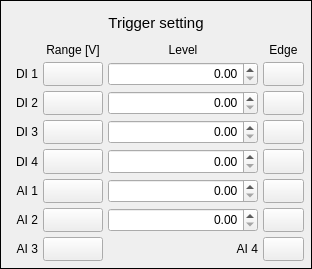
<?xml version="1.0" encoding="UTF-8"?>
<ui version="4.0">
 <class>SettingTriggerSetting</class>
 <widget class="QFrame" name="SettingTriggerSetting">
  <property name="geometry">
   <rect>
    <x>0</x>
    <y>0</y>
    <width>312</width>
    <height>269</height>
   </rect>
  </property>
  <property name="sizePolicy">
   <sizepolicy hsizetype="Preferred" vsizetype="Preferred">
    <horstretch>0</horstretch>
    <verstretch>30</verstretch>
   </sizepolicy>
  </property>
  <property name="windowTitle">
   <string>Form</string>
  </property>
  <property name="frameShape">
   <enum>QFrame::Box</enum>
  </property>
  <layout class="QGridLayout" name="gridLayout">
   <property name="leftMargin">
    <number>7</number>
   </property>
   <property name="topMargin">
    <number>7</number>
   </property>
   <property name="rightMargin">
    <number>7</number>
   </property>
   <property name="bottomMargin">
    <number>7</number>
   </property>
   <property name="spacing">
    <number>5</number>
   </property>
   <item row="7" column="1">
    <widget class="QPushButton" name="pushButtonRangeAI2">
     <property name="sizePolicy">
      <sizepolicy hsizetype="Preferred" vsizetype="Preferred">
       <horstretch>0</horstretch>
       <verstretch>0</verstretch>
      </sizepolicy>
     </property>
     <property name="text">
      <string/>
     </property>
    </widget>
   </item>
   <item row="0" column="0" colspan="4">
    <widget class="QLabel" name="labelTitleTriggerSetting">
     <property name="sizePolicy">
      <sizepolicy hsizetype="Preferred" vsizetype="Fixed">
       <horstretch>0</horstretch>
       <verstretch>0</verstretch>
      </sizepolicy>
     </property>
     <property name="minimumSize">
      <size>
       <width>0</width>
       <height>30</height>
      </size>
     </property>
     <property name="font">
      <font>
       <pointsize>11</pointsize>
      </font>
     </property>
     <property name="text">
      <string>Trigger setting</string>
     </property>
     <property name="alignment">
      <set>Qt::AlignCenter</set>
     </property>
    </widget>
   </item>
   <item row="1" column="1">
    <widget class="QLabel" name="labelRange">
     <property name="sizePolicy">
      <sizepolicy hsizetype="Preferred" vsizetype="Fixed">
       <horstretch>0</horstretch>
       <verstretch>30</verstretch>
      </sizepolicy>
     </property>
     <property name="text">
      <string>Range [V]</string>
     </property>
     <property name="alignment">
      <set>Qt::AlignCenter</set>
     </property>
    </widget>
   </item>
   <item row="1" column="2">
    <widget class="QLabel" name="labelLevel">
     <property name="sizePolicy">
      <sizepolicy hsizetype="Preferred" vsizetype="Fixed">
       <horstretch>0</horstretch>
       <verstretch>30</verstretch>
      </sizepolicy>
     </property>
     <property name="text">
      <string>Level</string>
     </property>
     <property name="alignment">
      <set>Qt::AlignCenter</set>
     </property>
    </widget>
   </item>
   <item row="1" column="3">
    <widget class="QLabel" name="labelEdge">
     <property name="sizePolicy">
      <sizepolicy hsizetype="Preferred" vsizetype="Fixed">
       <horstretch>0</horstretch>
       <verstretch>30</verstretch>
      </sizepolicy>
     </property>
     <property name="text">
      <string>Edge</string>
     </property>
     <property name="alignment">
      <set>Qt::AlignCenter</set>
     </property>
    </widget>
   </item>
   <item row="2" column="0">
    <widget class="QLabel" name="label_6">
     <property name="sizePolicy">
      <sizepolicy hsizetype="Fixed" vsizetype="Preferred">
       <horstretch>0</horstretch>
       <verstretch>0</verstretch>
      </sizepolicy>
     </property>
     <property name="minimumSize">
      <size>
       <width>30</width>
       <height>0</height>
      </size>
     </property>
     <property name="text">
      <string>DI 1</string>
     </property>
     <property name="alignment">
      <set>Qt::AlignRight|Qt::AlignTrailing|Qt::AlignVCenter</set>
     </property>
    </widget>
   </item>
   <item row="3" column="0">
    <widget class="QLabel" name="label_7">
     <property name="sizePolicy">
      <sizepolicy hsizetype="Fixed" vsizetype="Preferred">
       <horstretch>0</horstretch>
       <verstretch>0</verstretch>
      </sizepolicy>
     </property>
     <property name="minimumSize">
      <size>
       <width>30</width>
       <height>0</height>
      </size>
     </property>
     <property name="text">
      <string>DI 2</string>
     </property>
     <property name="alignment">
      <set>Qt::AlignRight|Qt::AlignTrailing|Qt::AlignVCenter</set>
     </property>
    </widget>
   </item>
   <item row="4" column="0">
    <widget class="QLabel" name="label_8">
     <property name="sizePolicy">
      <sizepolicy hsizetype="Fixed" vsizetype="Preferred">
       <horstretch>0</horstretch>
       <verstretch>0</verstretch>
      </sizepolicy>
     </property>
     <property name="minimumSize">
      <size>
       <width>30</width>
       <height>0</height>
      </size>
     </property>
     <property name="text">
      <string>DI 3</string>
     </property>
     <property name="alignment">
      <set>Qt::AlignRight|Qt::AlignTrailing|Qt::AlignVCenter</set>
     </property>
    </widget>
   </item>
   <item row="5" column="0">
    <widget class="QLabel" name="label_9">
     <property name="sizePolicy">
      <sizepolicy hsizetype="Fixed" vsizetype="Preferred">
       <horstretch>0</horstretch>
       <verstretch>0</verstretch>
      </sizepolicy>
     </property>
     <property name="minimumSize">
      <size>
       <width>30</width>
       <height>0</height>
      </size>
     </property>
     <property name="text">
      <string>DI 4</string>
     </property>
     <property name="alignment">
      <set>Qt::AlignRight|Qt::AlignTrailing|Qt::AlignVCenter</set>
     </property>
    </widget>
   </item>
   <item row="6" column="0">
    <widget class="QLabel" name="label_10">
     <property name="sizePolicy">
      <sizepolicy hsizetype="Fixed" vsizetype="Preferred">
       <horstretch>0</horstretch>
       <verstretch>0</verstretch>
      </sizepolicy>
     </property>
     <property name="minimumSize">
      <size>
       <width>30</width>
       <height>0</height>
      </size>
     </property>
     <property name="text">
      <string>AI 1</string>
     </property>
     <property name="alignment">
      <set>Qt::AlignRight|Qt::AlignTrailing|Qt::AlignVCenter</set>
     </property>
    </widget>
   </item>
   <item row="7" column="0">
    <widget class="QLabel" name="label_11">
     <property name="sizePolicy">
      <sizepolicy hsizetype="Fixed" vsizetype="Preferred">
       <horstretch>0</horstretch>
       <verstretch>0</verstretch>
      </sizepolicy>
     </property>
     <property name="minimumSize">
      <size>
       <width>30</width>
       <height>0</height>
      </size>
     </property>
     <property name="text">
      <string>AI 2</string>
     </property>
     <property name="alignment">
      <set>Qt::AlignRight|Qt::AlignTrailing|Qt::AlignVCenter</set>
     </property>
    </widget>
   </item>
   <item row="3" column="1">
    <widget class="QPushButton" name="pushButtonRangeDI2">
     <property name="sizePolicy">
      <sizepolicy hsizetype="Preferred" vsizetype="Preferred">
       <horstretch>0</horstretch>
       <verstretch>0</verstretch>
      </sizepolicy>
     </property>
     <property name="text">
      <string/>
     </property>
    </widget>
   </item>
   <item row="2" column="2">
    <widget class="QDoubleSpinBox" name="doubleSpinBoxDI1">
     <property name="sizePolicy">
      <sizepolicy hsizetype="Preferred" vsizetype="Preferred">
       <horstretch>0</horstretch>
       <verstretch>0</verstretch>
      </sizepolicy>
     </property>
     <property name="minimumSize">
      <size>
       <width>150</width>
       <height>0</height>
      </size>
     </property>
     <property name="styleSheet">
      <string notr="true"/>
     </property>
     <property name="alignment">
      <set>Qt::AlignRight|Qt::AlignTrailing|Qt::AlignVCenter</set>
     </property>
     <property name="minimum">
      <double>0.000000000000000</double>
     </property>
    </widget>
   </item>
   <item row="4" column="1">
    <widget class="QPushButton" name="pushButtonRangeDI3">
     <property name="sizePolicy">
      <sizepolicy hsizetype="Preferred" vsizetype="Preferred">
       <horstretch>0</horstretch>
       <verstretch>0</verstretch>
      </sizepolicy>
     </property>
     <property name="text">
      <string/>
     </property>
    </widget>
   </item>
   <item row="5" column="1">
    <widget class="QPushButton" name="pushButtonRangeDI4">
     <property name="sizePolicy">
      <sizepolicy hsizetype="Preferred" vsizetype="Preferred">
       <horstretch>0</horstretch>
       <verstretch>0</verstretch>
      </sizepolicy>
     </property>
     <property name="text">
      <string/>
     </property>
    </widget>
   </item>
   <item row="3" column="2">
    <widget class="QDoubleSpinBox" name="doubleSpinBoxDI2">
     <property name="sizePolicy">
      <sizepolicy hsizetype="Preferred" vsizetype="Preferred">
       <horstretch>0</horstretch>
       <verstretch>0</verstretch>
      </sizepolicy>
     </property>
     <property name="minimumSize">
      <size>
       <width>150</width>
       <height>0</height>
      </size>
     </property>
     <property name="alignment">
      <set>Qt::AlignRight|Qt::AlignTrailing|Qt::AlignVCenter</set>
     </property>
    </widget>
   </item>
   <item row="4" column="2">
    <widget class="QDoubleSpinBox" name="doubleSpinBoxDI3">
     <property name="sizePolicy">
      <sizepolicy hsizetype="Preferred" vsizetype="Preferred">
       <horstretch>0</horstretch>
       <verstretch>0</verstretch>
      </sizepolicy>
     </property>
     <property name="minimumSize">
      <size>
       <width>150</width>
       <height>0</height>
      </size>
     </property>
     <property name="alignment">
      <set>Qt::AlignRight|Qt::AlignTrailing|Qt::AlignVCenter</set>
     </property>
    </widget>
   </item>
   <item row="5" column="2">
    <widget class="QDoubleSpinBox" name="doubleSpinBoxDI4">
     <property name="sizePolicy">
      <sizepolicy hsizetype="Preferred" vsizetype="Preferred">
       <horstretch>0</horstretch>
       <verstretch>0</verstretch>
      </sizepolicy>
     </property>
     <property name="minimumSize">
      <size>
       <width>150</width>
       <height>0</height>
      </size>
     </property>
     <property name="alignment">
      <set>Qt::AlignRight|Qt::AlignTrailing|Qt::AlignVCenter</set>
     </property>
    </widget>
   </item>
   <item row="6" column="2">
    <widget class="QDoubleSpinBox" name="doubleSpinBoxAI1">
     <property name="sizePolicy">
      <sizepolicy hsizetype="Preferred" vsizetype="Preferred">
       <horstretch>0</horstretch>
       <verstretch>0</verstretch>
      </sizepolicy>
     </property>
     <property name="minimumSize">
      <size>
       <width>150</width>
       <height>0</height>
      </size>
     </property>
     <property name="alignment">
      <set>Qt::AlignRight|Qt::AlignTrailing|Qt::AlignVCenter</set>
     </property>
    </widget>
   </item>
   <item row="7" column="2">
    <widget class="QDoubleSpinBox" name="doubleSpinBoxAI2">
     <property name="sizePolicy">
      <sizepolicy hsizetype="Preferred" vsizetype="Preferred">
       <horstretch>0</horstretch>
       <verstretch>0</verstretch>
      </sizepolicy>
     </property>
     <property name="minimumSize">
      <size>
       <width>150</width>
       <height>0</height>
      </size>
     </property>
     <property name="alignment">
      <set>Qt::AlignRight|Qt::AlignTrailing|Qt::AlignVCenter</set>
     </property>
    </widget>
   </item>
   <item row="8" column="0">
    <widget class="QLabel" name="label_12">
     <property name="sizePolicy">
      <sizepolicy hsizetype="Fixed" vsizetype="Preferred">
       <horstretch>0</horstretch>
       <verstretch>0</verstretch>
      </sizepolicy>
     </property>
     <property name="minimumSize">
      <size>
       <width>30</width>
       <height>0</height>
      </size>
     </property>
     <property name="text">
      <string>AI 3</string>
     </property>
     <property name="alignment">
      <set>Qt::AlignRight|Qt::AlignTrailing|Qt::AlignVCenter</set>
     </property>
    </widget>
   </item>
   <item row="8" column="1">
    <widget class="QPushButton" name="pushButtonRangeAI3">
     <property name="sizePolicy">
      <sizepolicy hsizetype="Preferred" vsizetype="Preferred">
       <horstretch>0</horstretch>
       <verstretch>0</verstretch>
      </sizepolicy>
     </property>
     <property name="text">
      <string/>
     </property>
    </widget>
   </item>
   <item row="8" column="2">
    <widget class="QLabel" name="label_13">
     <property name="sizePolicy">
      <sizepolicy hsizetype="Preferred" vsizetype="Preferred">
       <horstretch>0</horstretch>
       <verstretch>0</verstretch>
      </sizepolicy>
     </property>
     <property name="text">
      <string>AI 4</string>
     </property>
     <property name="alignment">
      <set>Qt::AlignRight|Qt::AlignTrailing|Qt::AlignVCenter</set>
     </property>
    </widget>
   </item>
   <item row="8" column="3">
    <widget class="QPushButton" name="pushButtonRangeAI4">
     <property name="sizePolicy">
      <sizepolicy hsizetype="Preferred" vsizetype="Preferred">
       <horstretch>0</horstretch>
       <verstretch>0</verstretch>
      </sizepolicy>
     </property>
     <property name="text">
      <string/>
     </property>
    </widget>
   </item>
   <item row="2" column="3">
    <widget class="QPushButton" name="pushButtonEdgeDI1">
     <property name="sizePolicy">
      <sizepolicy hsizetype="Preferred" vsizetype="Preferred">
       <horstretch>0</horstretch>
       <verstretch>0</verstretch>
      </sizepolicy>
     </property>
     <property name="minimumSize">
      <size>
       <width>20</width>
       <height>20</height>
      </size>
     </property>
     <property name="autoFillBackground">
      <bool>false</bool>
     </property>
     <property name="styleSheet">
      <string notr="true"/>
     </property>
     <property name="text">
      <string/>
     </property>
    </widget>
   </item>
   <item row="3" column="3">
    <widget class="QPushButton" name="pushButtonEdgeDI2">
     <property name="sizePolicy">
      <sizepolicy hsizetype="Preferred" vsizetype="Preferred">
       <horstretch>0</horstretch>
       <verstretch>0</verstretch>
      </sizepolicy>
     </property>
     <property name="text">
      <string/>
     </property>
    </widget>
   </item>
   <item row="4" column="3">
    <widget class="QPushButton" name="pushButtonEdgeDI3">
     <property name="sizePolicy">
      <sizepolicy hsizetype="Preferred" vsizetype="Preferred">
       <horstretch>0</horstretch>
       <verstretch>0</verstretch>
      </sizepolicy>
     </property>
     <property name="text">
      <string/>
     </property>
    </widget>
   </item>
   <item row="5" column="3">
    <widget class="QPushButton" name="pushButtonEdgeDI4">
     <property name="sizePolicy">
      <sizepolicy hsizetype="Preferred" vsizetype="Preferred">
       <horstretch>0</horstretch>
       <verstretch>0</verstretch>
      </sizepolicy>
     </property>
     <property name="text">
      <string/>
     </property>
    </widget>
   </item>
   <item row="6" column="3">
    <widget class="QPushButton" name="pushButtonEdgeAI1">
     <property name="sizePolicy">
      <sizepolicy hsizetype="Preferred" vsizetype="Preferred">
       <horstretch>0</horstretch>
       <verstretch>0</verstretch>
      </sizepolicy>
     </property>
     <property name="text">
      <string/>
     </property>
    </widget>
   </item>
   <item row="7" column="3">
    <widget class="QPushButton" name="pushButtonEdgeAI2">
     <property name="sizePolicy">
      <sizepolicy hsizetype="Preferred" vsizetype="Preferred">
       <horstretch>0</horstretch>
       <verstretch>0</verstretch>
      </sizepolicy>
     </property>
     <property name="text">
      <string/>
     </property>
    </widget>
   </item>
   <item row="2" column="1">
    <widget class="QPushButton" name="pushButtonRangeDI1">
     <property name="enabled">
      <bool>true</bool>
     </property>
     <property name="sizePolicy">
      <sizepolicy hsizetype="Preferred" vsizetype="Preferred">
       <horstretch>0</horstretch>
       <verstretch>0</verstretch>
      </sizepolicy>
     </property>
     <property name="minimumSize">
      <size>
       <width>60</width>
       <height>0</height>
      </size>
     </property>
     <property name="text">
      <string/>
     </property>
    </widget>
   </item>
   <item row="6" column="1">
    <widget class="QPushButton" name="pushButtonRangeAI1">
     <property name="sizePolicy">
      <sizepolicy hsizetype="Preferred" vsizetype="Preferred">
       <horstretch>0</horstretch>
       <verstretch>0</verstretch>
      </sizepolicy>
     </property>
     <property name="text">
      <string/>
     </property>
    </widget>
   </item>
  </layout>
 </widget>
 <resources/>
 <connections/>
</ui>
